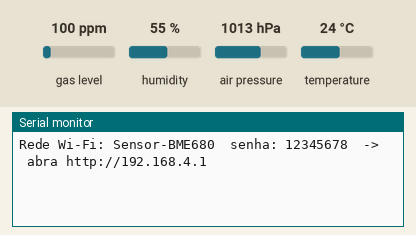
The sketch below on a simulated ESP32. Parts: the last lines printed to the serial monitor. The inputs (shaded band) are chosen by the test bench; at power-on: gas level 100 ppm, humidity 55 %, air pressure 1013 hPa, temperature 24 °C.

Above: at 1.2 s.
1.3 s: gas level set to 20 ppm
At 4.4 s:
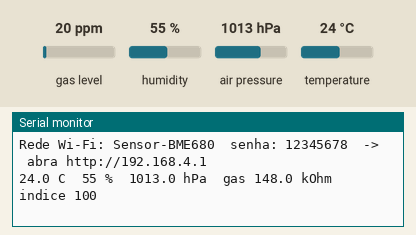
7.6 s: humidity set to 22 %
At 8.4 s:
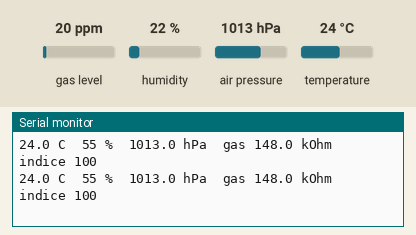
9.1 s: air pressure set to 952 hPa
At 10.1 s:
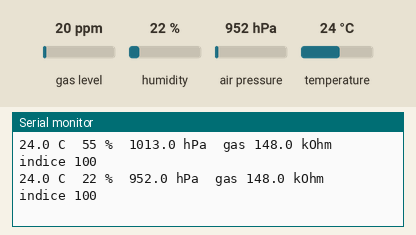
10.6 s: temperature set to 12 °C
At 12.9 s:
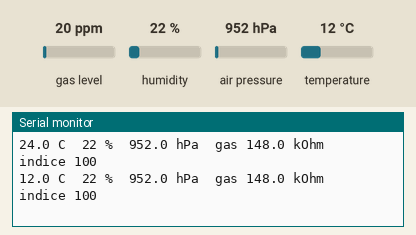

The sketch:

05b_bme680_esp32_web.ino
```cpp
/*
  05b - BME680 no ESP32 com monitor Wi-Fi (estacao meteorologica de bolso)
  Placa: ESP32 Dev Module     Bibliotecas: Adafruit BME680, Adafruit Unified Sensor, Adafruit BusIO
  Arquivos extras: monitor_wifi.h, pagina_web.h

  Ligacoes (I2C): VCC -> 3V3   GND -> GND   SDA -> GPIO 21   SCL -> GPIO 22
  Celular: rede "Sensor-BME680" -> http://192.168.4.1
*/
#include <Wire.h>
#include <Adafruit_Sensor.h>
#include <Adafruit_BME680.h>
#include "monitor_wifi.h"

#define PRESSAO_NIVEL_MAR 1013.25
Adafruit_BME680 bme;
unsigned long ultimaLeitura = 0;
float gasLimpo = 0;                 // referencia de "ar limpo" para o indice

void setup() {
  Serial.begin(115200);
  Wire.begin(21, 22);
  if (!bme.begin(0x76) && !bme.begin(0x77)) { Serial.println("BME680 nao encontrado"); while (1) delay(100); }
  bme.setTemperatureOversampling(BME680_OS_8X);
  bme.setHumidityOversampling(BME680_OS_2X);
  bme.setPressureOversampling(BME680_OS_4X);
  bme.setIIRFilterSize(BME680_FILTER_SIZE_3);
  bme.setGasHeater(320, 150);
  monitorIniciar("Sensor-BME680");
}

void loop() {
  monitorAtender();
  if (millis() - ultimaLeitura >= 3000) {
    ultimaLeitura = millis();
    if (!bme.performReading()) return;
    float t = bme.temperature, h = bme.humidity, p = bme.pressure / 100.0, gas = bme.gas_resistance / 1000.0;
    float alt = bme.readAltitude(PRESSAO_NIVEL_MAR);
    if (gas > gasLimpo) gasLimpo = gas;                       // o maior valor visto = ar mais limpo
    float indiceAr = gasLimpo > 0 ? 100.0 * gas / gasLimpo : 0; // 100 = igual ao melhor ar visto; menor = mais VOC
    bool alerta = indiceAr < 50;
    Serial.printf("%.1f C  %.0f %%  %.1f hPa  gas %.1f kOhm  indice %.0f\n", t, h, p, gas, indiceAr);
    monitorPublicar(jsonMonitor("BME680 - estacao meteorologica",
      item("Temperatura", t, "C") + "," + item("Umidade", h, "%") + "," + item("Pressao", p, "hPa") + "," + item("Gas (VOC)", gas, "kOhm") + "," + item("Indice ar", indiceAr, "%") + "," + item("Altitude", alt, "m"),
      alerta, "muitos compostos volateis no ar"));
  }
}
```

monitor_wifi.h
```cpp
/*
  monitor_wifi.h - servidor web comum (ESP32). Copie junto com pagina_web.h para a pasta do sketch.

  Uso no sketch:
     #include "monitor_wifi.h"
     void setup() { ... monitorIniciar("Sensor-DS18B20"); }
     void loop()  { monitorAtender(); ...; monitorPublicar(json); }
  monitorPublicar recebe o JSON pronto (veja pagina_web.h). A pagina fica em http://192.168.4.1
*/
#pragma once
#include <WiFi.h>
#include <WebServer.h>
#include "pagina_web.h"

static WebServer _servidor(80);
static String _ultimoJson = "{\"titulo\":\"aguardando\",\"itens\":[{\"n\":\"-\",\"v\":0,\"u\":\"\"}],\"alerta\":false,\"msg\":\"\"}";

static void _rotaPagina() { _servidor.send_P(200, "text/html; charset=utf-8", PAGINA_HTML); }
static void _rotaDados()  { _servidor.send(200, "application/json", _ultimoJson); }

void monitorIniciar(const char* nomeRede, const char* senha = "12345678") {
  WiFi.softAP(nomeRede, senha);
  Serial.print("Rede Wi-Fi: "); Serial.print(nomeRede); Serial.print("  senha: "); Serial.print(senha);
  Serial.print("  ->  abra http://"); Serial.println(WiFi.softAPIP());
  _servidor.on("/", _rotaPagina);
  _servidor.on("/dados", _rotaDados);
  _servidor.begin();
}
void monitorAtender() { _servidor.handleClient(); }
void monitorPublicar(const String& json) { _ultimoJson = json; }

// ajuda para montar o JSON:  item("Temperatura", 24.5, "C")
String item(const char* nome, float valor, const char* unidade) {
  if (isnan(valor)) valor = 0;
  return "{\"n\":\"" + String(nome) + "\",\"v\":" + String(valor, 2) + ",\"u\":\"" + String(unidade) + "\"}";
}
String jsonMonitor(const char* titulo, const String& itens, bool alerta, const String& msg = "") {
  return "{\"titulo\":\"" + String(titulo) + "\",\"itens\":[" + itens + "],\"alerta\":" + (alerta ? "true" : "false") + ",\"msg\":\"" + msg + "\"}";
}
```

pagina_web.h
```cpp
/*
  pagina_web.h - pagina HTML comum a todos os monitores Wi-Fi desta sequencia (ESP32).
  Copie este arquivo para a pasta de cada sketch ESP32 (a IDE abre como uma aba).

  A pagina pede /dados a cada 2 s. O sketch responde um JSON com uma lista de grandezas:
    {"titulo":"DS18B20","itens":[{"n":"Temperatura","v":24.5,"u":"C"},...],"alerta":false}
  O primeiro item vira o grafico (ultimos 120 pontos).
*/
#pragma once

const char PAGINA_HTML[] PROGMEM = R"HTML(
<!DOCTYPE html><html lang="pt-br"><head><meta charset="utf-8"><meta name="viewport" content="width=device-width,initial-scale=1">
<title>Monitor ESP32</title>
<style>
 body{font-family:sans-serif;background:#111;color:#eee;margin:0;padding:14px;text-align:center}
 .card{background:#222;border-radius:12px;padding:14px;margin:10px auto;max-width:520px}
 .grande{font-size:2.6em;font-weight:bold} .u{font-size:.5em;color:#aaa}
 .itens{display:flex;flex-wrap:wrap;justify-content:center;gap:10px}
 .item{background:#333;border-radius:8px;padding:8px 12px;min-width:110px}
 .item b{display:block;font-size:1.3em}
 #alerta{padding:8px;border-radius:8px;margin-top:8px} .ok{background:#2a2} .al{background:#c22;animation:p 1s infinite}
 @keyframes p{50%{opacity:.4}} canvas{width:100%;height:200px;background:#000;border-radius:8px}
</style></head><body>
<h2 id="titulo">Monitor</h2>
<div class="card"><div class="grande" id="principal">--</div><div id="alerta" class="ok">normal</div></div>
<div class="card"><div class="itens" id="itens"></div></div>
<div class="card"><canvas id="g" width="500" height="200"></canvas><p id="legenda">ultimas leituras</p></div>
<script>
 const hist=[]; const c=document.getElementById('g').getContext('2d');
 function desenha(){const W=500,H=200;c.clearRect(0,0,W,H);if(hist.length<2)return;
   const mn=Math.min(...hist),mx=Math.max(...hist),f=(mx-mn)||1;
   c.strokeStyle='#4af';c.lineWidth=2;c.beginPath();
   hist.forEach((v,i)=>{const x=i/119*W,y=H-8-(v-mn)/f*(H-16);i?c.lineTo(x,y):c.moveTo(x,y)});c.stroke();
   c.fillStyle='#888';c.font='12px sans-serif';c.fillText(mx.toFixed(1),4,12);c.fillText(mn.toFixed(1),4,H-4);}
 async function tick(){try{const d=await (await fetch('/dados')).json();
   document.getElementById('titulo').textContent=d.titulo;
   const p=d.itens[0];document.getElementById('principal').innerHTML=p.v.toFixed(1)+' <span class="u">'+p.u+'</span>';
   document.getElementById('itens').innerHTML=d.itens.slice(1).map(i=>'<div class="item">'+i.n+'<b>'+i.v.toFixed(1)+' '+i.u+'</b></div>').join('');
   const a=document.getElementById('alerta');a.textContent=d.alerta?'ALERTA: '+d.msg:'normal';a.className=d.alerta?'al':'ok';
   document.getElementById('legenda').textContent=p.n+' - ultimas '+hist.length+' leituras';
   hist.push(p.v);if(hist.length>120)hist.shift();desenha();}catch(e){}}
 setInterval(tick,2000);tick();
</script></body></html>
)HTML";
```

Measured:
- after the input at 1.3 s, the serial monitor: prints a new line after 1.9 s (image 1)
- after the input at 9.1 s, the serial monitor: prints a new line after 0.06 s (image 3)
- after the input at 10.6 s, the serial monitor: prints a new line after 1.6 s (image 4)
